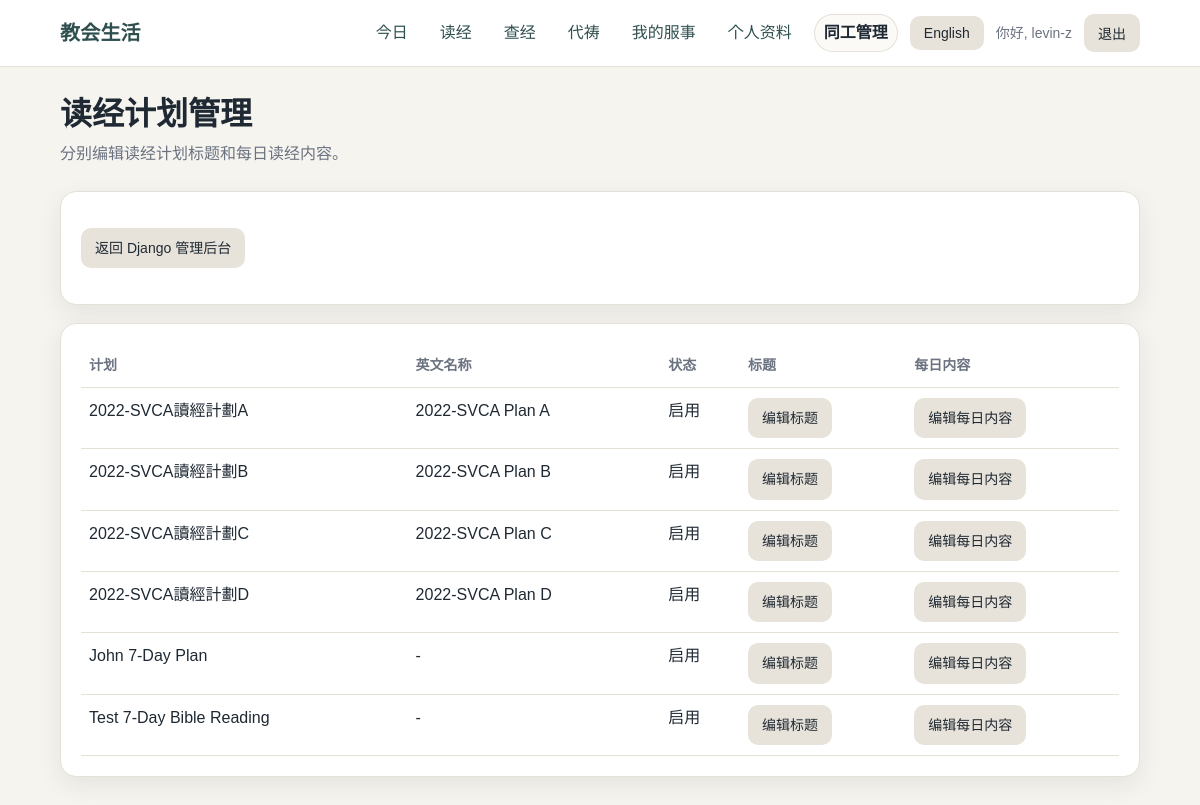
The page /staff/reading-plans/ (signed in) on the database as committed earlier.
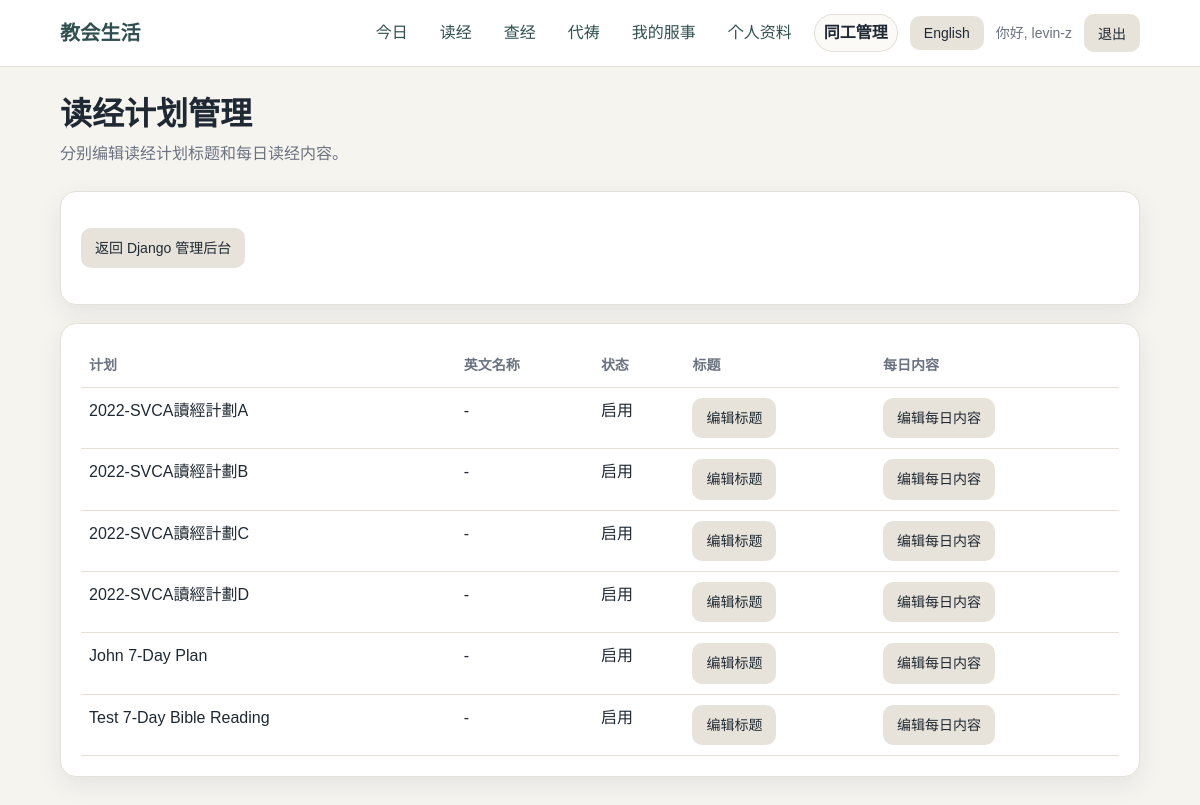
The same page on the database as committed later.
### reading/models.py (models this page shows, shortened)
class ReadingPlan(models.Model):
    name = models.CharField(max_length=120, unique=True)
    name_en = models.CharField(max_length=120, blank=True)
    description = models.TextField(blank=True)
    description_en = models.TextField(blank=True)
    introduction = models.TextField(blank=True, default="")
    introduction_en = models.TextField(blank=True, default="")
    reading_guidance = models.TextField(blank=True, default="")
    reading_guidance_en = models.TextField(blank=True, default="")
    pastoral_note = models.TextField(blank=True, default="")
    pastoral_note_en = models.TextField(blank=True, default="")
    is_active = models.BooleanField(default=True)

### reading/admin_views.py (the view)
@staff_member_required
def staff_reading_plan_list(request):
    plans = ReadingPlan.objects.order_by("name")
    return render(
        request,
        "reading/staff/reading_plan_list.html",
        {
            "plans": plans,
        },
    )

### accounts/context_processors.py (called while the page is built, shortened)
def get_active_nav(request):
    resolver_match = getattr(request, "resolver_match", None)
    url_name = getattr(resolver_match, "url_name", "")
    if url_name in STAFF_NAV_URLS:
        return "staff"

def language_context(request):
    language = get_user_language(request)
    other_language = "en" if language == "zh" else "zh"
    return {
        "language": language,
        "language_label": SUPPORTED_LANGUAGES[language],
        "other_language": other_language,
        "other_language_label": SUPPORTED_LANGUAGES[other_language],
        "supported_languages": SUPPORTED_LANGUAGES,
        "ui": UI_TEXT[language],
        "active_nav": get_active_nav(request),
    }

### accounts/language.py (called while the page is built)
def normalize_language(language):
    if language in SUPPORTED_LANGUAGES:
        return language
    return DEFAULT_LANGUAGE

### templates/reading/staff/reading_plan_list.html (shortened to what this page needs)
{% extends "base.html" %}
{% block content %}
<div class="page-header">
    <h1 class="page-title">{{ ui.reading_plan_admin }}</h1>
    <p class="page-subtitle">
        {{ ui.reading_plan_admin_subtitle }}
    </p>
</div>
<div class="card">
    <p>
        <a class="button button-secondary" href="{% url 'admin:index' %}">
            {{ ui.back_to_django_admin }}
        </a>
    </p>
</div>
{% if plans %}
<div class="card staff-plan-table-card">
    <div class="table-wrap">
        <table>
            <thead>
                <tr>
                    <th>{{ ui.plan }}</th>
                    <th>{{ ui.english_name }}</th>
                    <th>{{ ui.status }}</th>
                    <th>{{ ui.header }}</th>
                    <th>{{ ui.days }}</th>
                </tr>
            </thead>
            <tbody>
                {% for plan in plans %}
                <tr>
                    <td>{{ plan.name }}</td>
                    <td>{{ plan.name_en|default:"-" }}</td>
                    <td>
                        {% if plan.is_active %}
                        {{ ui.active }}
                        {% else %}
                        {{ ui.inactive }}
                        {% endif %}
                    </td>
                    <td>
                        <a class="button button-secondary"
                           href="{% url 'staff_reading_plan_header' plan.id %}">
                            {{ ui.edit_header }}
                        </a>
                    </td>
                    <td>
                        <a class="button button-secondary"
                           href="{% url 'staff_reading_plan_days' plan.id %}">
                            {{ ui.edit_days }}
                        </a>
                    </td>
                </tr>
                {% endfor %}
            </tbody>
        </table>
    </div>
</div>
{% else %}
<div class="card">
    <p>{{ ui.no_reading_plans_found }}</p>
</div>
{% endif %}
{% endblock %}

Rows that differ between the two databases and show on the page:
changed ReadingPlan "2022-SVCA讀經計劃A": name_en "2022-SVCA Plan A" → "-"
changed ReadingPlan "2022-SVCA讀經計劃B": name_en "2022-SVCA Plan B" → "-"
changed ReadingPlan "2022-SVCA讀經計劃C": name_en "2022-SVCA Plan C" → "-"
changed ReadingPlan "2022-SVCA讀經計劃D": name_en "2022-SVCA Plan D" → "-"
